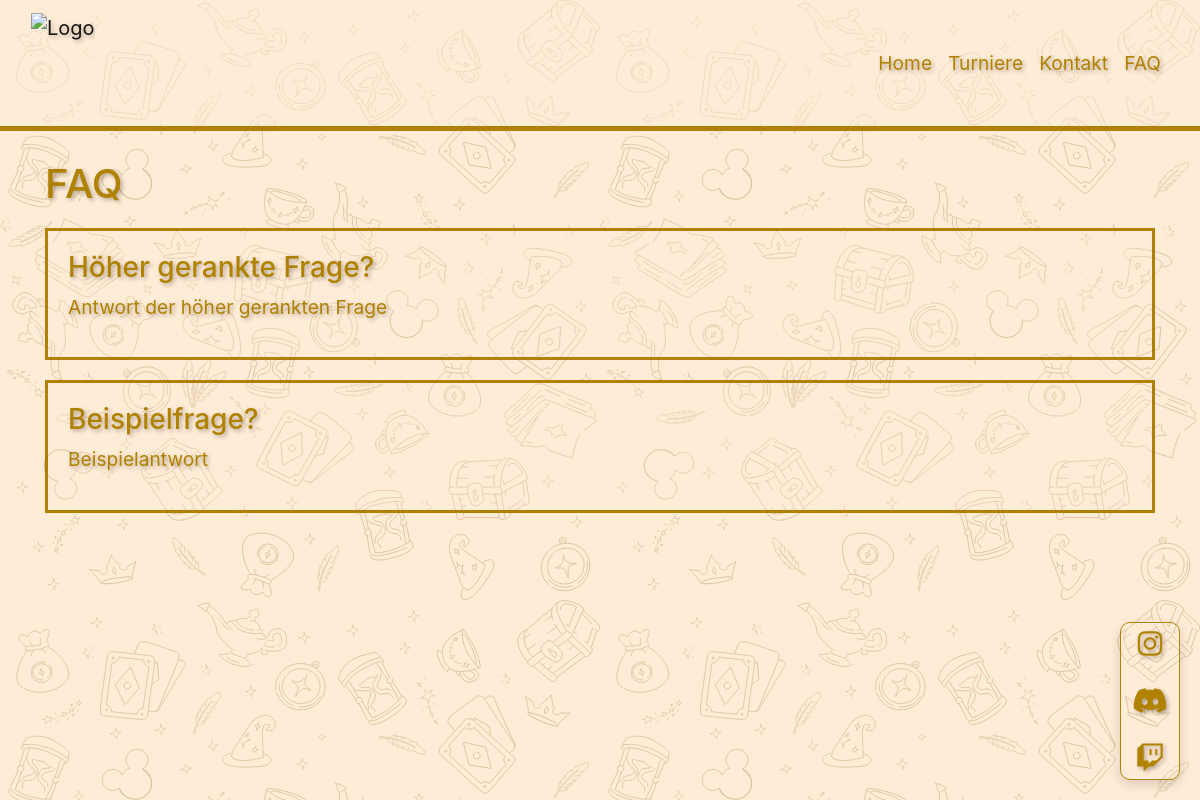
Page /about/ on the earlier database version.
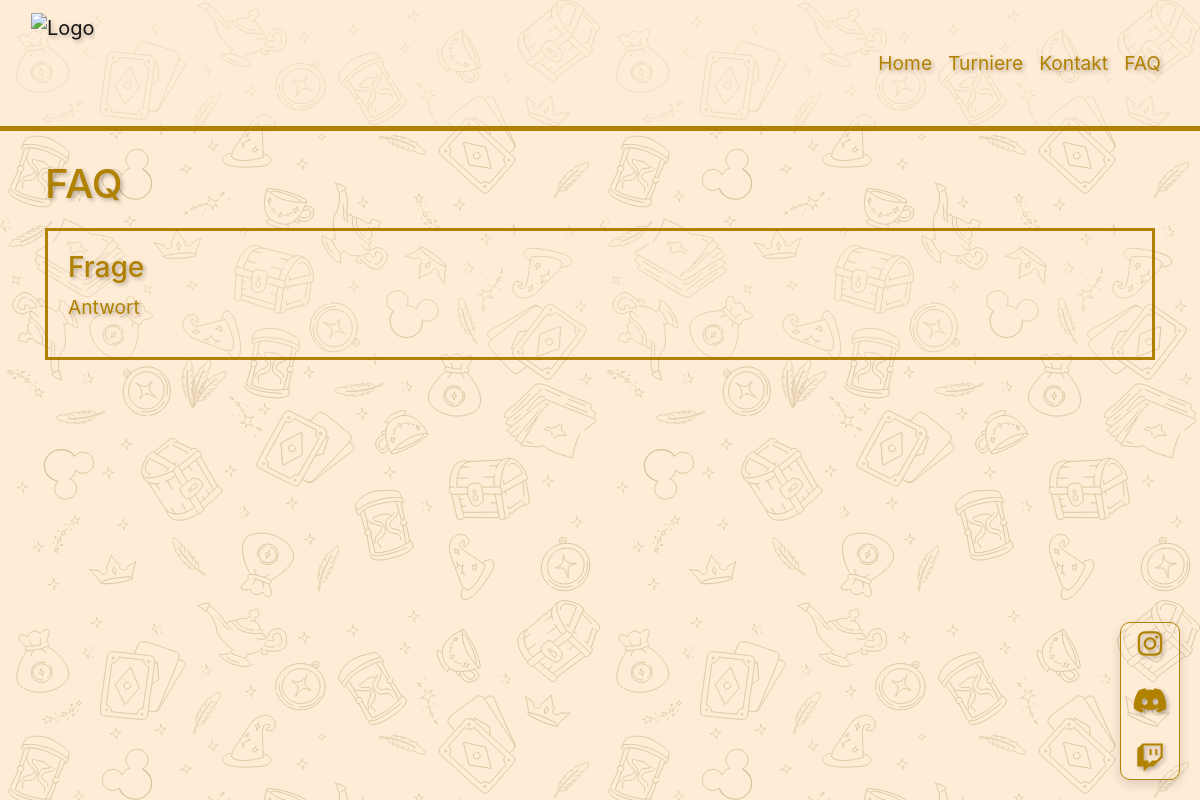
Same page on the later database version.
### lorcana_turnament_calender/models.py (models this page shows, shortened)
class Question(models.Model):
    question_text = models.CharField(max_length=200)
    answer_text = models.CharField(max_length=600)
    ranking = models.IntegerField(default=0)

### lorcana_turnament_calender/views.py (the view)
# urls.py: path("about/", views.about, name="about"),
def about(request):
    questions = Question.objects.all().order_by("-ranking")
    return render(request,'about.html', {
        'questions': questions
    })

### lorcana_turnament_calender/templates/about.html
{% extends "base.html" %}
{% block content %}
<h1>FAQ</h1>
{% for question in questions %}
<div class="textbox">
    <h3>{{ question.question_text }}</h3>
    <p>{{ question.answer_text }}</p>
</div>
{% empty %}
<div>Keine Fragen vorhanden.</div>
{% endfor %}
{% endblock %}

Differences in the rows shown:
removed Question: question_text "Höher gerankte Frage?", answer_text "Antwort der höher gerankten Frage"
changed Question: question_text "Beispielfrage?" → "Frage"; answer_text "Beispielantwort" → "Antwort"
